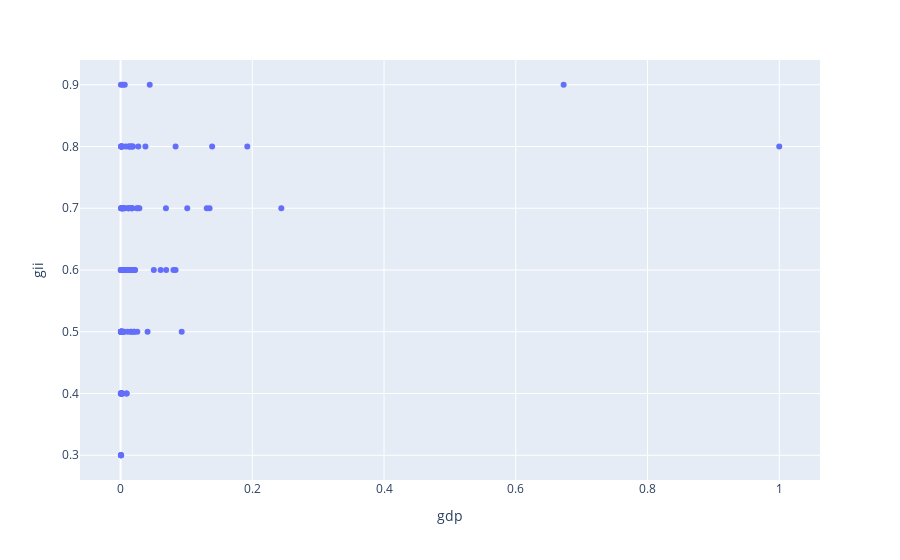

The cell this chart's notebook holds for it:
### Code cell
# regress
fig = px.scatter(df, x='gdp', y='gii') 
fig.show() #Larger economy is associated with better innovation efficiency and nothing can be said about smaller economies
